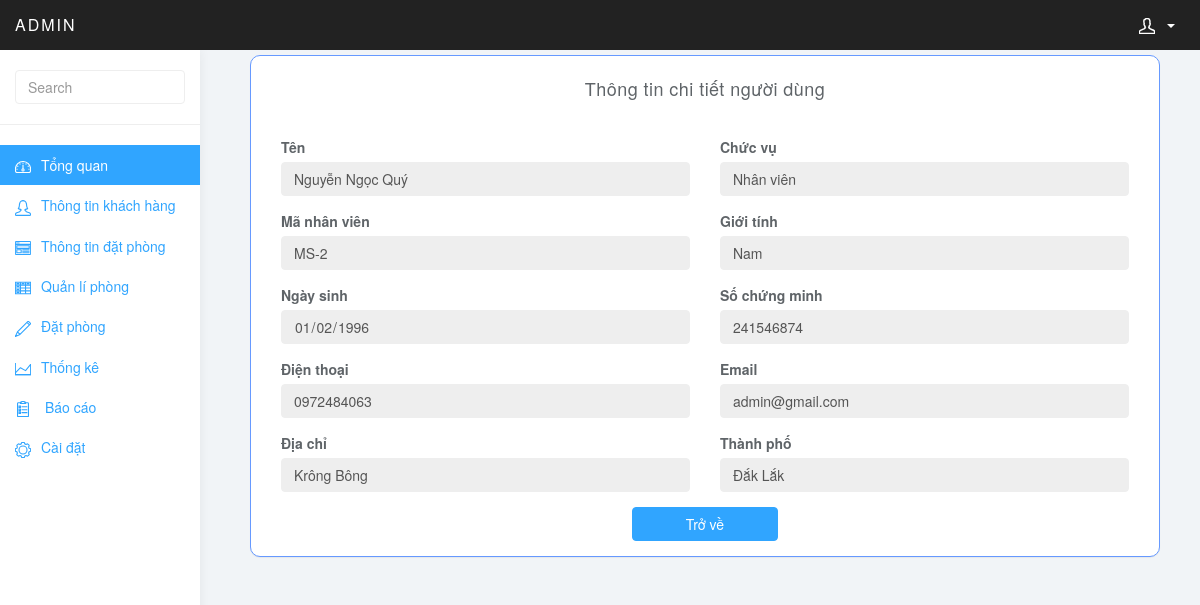
Page /admin/controller/user.php?id=16 (signed in) on the committed database.
### tables this page shows
CREATE TABLE `user_admin` (
  `id` int(11) NOT NULL,
  `adress` varchar(200) NOT NULL,
  `birth_day` date NOT NULL,
  `city_id` int(11) NOT NULL,
  `email` varchar(200) NOT NULL,
  `gender` varchar(100) NOT NULL,
  `level_id` int(11) NOT NULL,
  `name` varchar(100) NOT NULL,
  `passport` varchar(50) NOT NULL,
  `password` varchar(100) NOT NULL,
  `phone` varchar(20) NOT NULL,
  `employee_number` varchar(100) NOT NULL
);

CREATE TABLE `level` (
  `id` int(11) NOT NULL,
  `name` varchar(20) NOT NULL
);

CREATE TABLE `city` (
  `name` varchar(100) NOT NULL,
  `id` int(11) NOT NULL
);

### admin/controller/user.php (called while the page is built)
<?php
	require_once('../view/user.php');
?>

### admin/include/get_list.php (called while the page is built, shortened)
<?php
function get_level_id($id) {
    global $db;
    $query = '
        SELECT *
        FROM level WHERE id = :id';
    try {
        $statement = $db->prepare($query);
        $statement->bindValue(':id', $id);
        $statement->execute();
        $result = $statement->fetch();
        return $result;
    } catch (PDOException $e) {
        $error_message = $e->getMessage();
        display_db_error($error_message);
    }
}
function get_city_id($id) {
    global $db;
    $query = '
        SELECT *
        FROM city WHERE id = :id';
    try {
        $statement = $db->prepare($query);
        $statement->bindValue(':id', $id);
        $statement->execute();
        $result = $statement->fetch();
        return $result;
    } catch (PDOException $e) {
        $error_message = $e->getMessage();
        display_db_error($error_message);
    }
}
function get_setting() {
    global $db;
    $query = '
        SELECT *
        FROM hotel_option';
    try {
        $statement = $db->prepare($query);
        $statement->execute();
        $result = $statement->fetch();
        return $result;
    } catch (PDOException $e) {
        $error_message = $e->getMessage();
        display_db_error($error_message);
    }
}
?>

### admin/link.php (called while the page is built)
<?php
	require_once('include/config.php');
	require_once('include/get_list.php');
	$option=get_setting();
	$a='/admin';
	$plink=$option['link'].$a;
?>

### admin/include/admin_db.php (called while the page is built, shortened)
<?php
function get_admin_id($id) {
    global $db;
    $query = '
        SELECT *
        FROM user_admin
        WHERE id = :id';
    try {
        $statement = $db->prepare($query);
        $statement->bindValue(':id', $id);
        $statement->execute();
        $result = $statement->fetch();
        return $result;
    } catch (PDOException $e) {
        $error_message = $e->getMessage();
        display_db_error($error_message);
    }
}
?>

### admin/view/menu.php (the view, shortened to what this page needs)
<?php
	require_once('../link.php');
?>
<!DOCTYPE html>
<html>
<head>
<link href="<?php echo $plink;?>/bootstrap/css/bootstrap.min.css" rel="stylesheet">
<link href="<?php echo $plink;?>/css/styles.css" rel="stylesheet">
<link href="<?php echo $plink;?>/css/form.css" rel="stylesheet">
</head>
<body>
	<nav class="navbar navbar-inverse navbar-fixed-top" role="navigation">
		<div class="container-fluid">
			<div class="navbar-header">
				<a class="navbar-brand" href="<?php echo $plink;?>/index.php"><span></span>admin</a>
				<ul class="user-menu">
					<li class="dropdown pull-right">
						<a href="#" class="dropdown-toggle" data-toggle="dropdown"><svg class="glyph stroked male-user"><use xlink:href="#stroked-male-user"></use></svg><span class="caret"></span></a>
					</li>
				</ul>
			</div>
		</div>
	</nav>
		<div id="sidebar-collapse" class="col-sm-3 col-lg-2 sidebar">
		<form role="search">
			<div class="form-group">
				<input type="text" class="form-control" placeholder="Search">
			</div>
		</form>
		<ul class="nav menu">
			<li class="active"><a href="<?php echo $plink;?>/index.php"><svg class="glyph stroked dashboard-dial"><use xlink:href="#stroked-dashboard-dial"></use></svg>Tổng quan</a></li>
			<li><a href="<?php echo $plink;?>/controller/customers.php"><svg class="glyph stroked female user"><use xlink:href="#stroked-female-user"></use></svg>Thông tin khách hàng</a></li>
			<li><a href="<?php echo $plink;?>/controller/room.php"><svg class="glyph stroked app window with content"><use xlink:href="#stroked-app-window-with-content"></use></svg>Thông tin đặt phòng</a></li>
			<li <?php if($_SESSION['level']!='1'){echo "style='display:none'";}else echo "";?>><a href="<?php echo $plink;?>/controller/room_setting.php"><svg class="glyph stroked table"><use xlink:href="#stroked-table"></use></svg>Quản lí phòng</a></li>
			<li><a href="<?php echo $plink;?>/controller/form.php"><svg class="glyph stroked pencil"><use xlink:href="#stroked-pencil"></use></svg>Đặt phòng</a></li>
			<li><a href="<?php echo $plink;?>/controller/statistical.php"><svg class="glyph stroked line-graph"><use xlink:href="#stroked-line-graph"></use></svg>Thống kê</a></li>
			<li><a href="<?php echo $plink;?>/controller/user.php""><svg class="glyph stroked clipboard with paper"><use xlink:href="#stroked-clipboard-with-paper"></use></svg> Báo cáo</a></li>
			<li <?php if($_SESSION['level']!='1'){echo "style='display:none'";}else echo "";?>><a href="<?php echo $plink;?>/controller/setting.php"><svg class="glyph stroked gear"><use xlink:href="#stroked-gear"></use></svg>Cài đặt</a></li>
		</ul>
	</div>

### admin/view/user.php (shortened to what this page needs)
<?php
	require_once('../include/config.php');
	require_once('../include/admin_db.php');
	require_once('../include/get_list.php');
	require_once('../link.php');
	$admin=get_admin_id($_GET['id']);
	require_once('menu.php');
	$level=get_level_id($admin['level_id']);
	$city=get_city_id($admin['city_id']);
?>
	<div class="col-sm-9 col-sm-offset-3 col-lg-10 col-lg-offset-2 main">
			<div class="row col-md-12">
				<div class="right col-lg-12">
				  <section class="panel">
				      <header class="panel-heading" style="text-align:center">
				         Thông tin chi tiết người dùng
				      </header>
				      <div class="panel-body">
				              <div class="col-md-6 form-group">
								<label for="sel10">Tên</label>
								<input type="text" class="form-control" id="sel10" value='<?php echo $admin['name'];?>' disabled>
				              </div>
				              <div class="col-md-6 form-group">
								<label for="sel10">Chức vụ</label>
								<input type="text" class="form-control" id="sel10" value='<?php echo $level['name'];?>' disabled>
				              </div>
				              <div class="col-md-6 form-group">
								<label for="sel10">Mã nhân viên</label>
								<input type="text" class="form-control" id="sel10" value='<?php echo $admin['employee_number'];?>' disabled>
				              </div>
				              <div class="col-md-6 form-group">
								<label for="sel10">Giới tính</label>
								<input type="text" class="form-control" id="sel10" value='<?php echo $admin['gender'];?>' disabled>
				              </div>
				              <div class="col-md-6 form-group">
								<label for="sel10">Ngày sinh</label>
								<input type="date" class="form-control" id="sel10" value='<?php echo $admin['birth_day'];?>' disabled>
				              </div>
				              <div class="col-md-6 form-group">
								<label for="sel10">Số chứng minh</label>
								<input type="text" class="form-control" id="sel10" value='<?php echo $admin['passport'];?>' disabled>
				              </div>
				              <div class="col-md-6 form-group">
								<label for="sel10">Điện thoại</label>
								<input type="text" class="form-control" id="sel10" value='<?php echo $admin['phone'];?>' disabled>
				              </div>
				              <div class="col-md-6 form-group">
								<label for="sel10">Email</label>
								<input type="text" class="form-control" id="sel10" value='<?php echo $admin['email'];?>' disabled>
				              </div>
				              <div class="col-md-6 form-group">
								<label for="sel10">Địa chỉ</label>
								<input type="text" class="form-control" id="sel10" value='<?php echo $admin['adress'];?>' disabled>
				              </div>
				              <div class="col-md-6 form-group">
								<label for="sel10">Thành phố</label>
								<input type="text" class="form-control" id="sel10" value='<?php echo $city['name'];?>' disabled>
				              </div>
				              	<div class="col-md-5">
								</div>
									<a href="<?php echo $plink;?>/controller/users.php"">
									<button class="col-md-2 btn btn-primary">Trở về</button>
									</a>
								<div class="col-md-5">
								</div>
						</div>
						</section>
				      </div>
				</div>
			</div>

### admin/css/styles.css (style rules this page uses)
body { background: #f1f4f7; padding-top: 50px; color: #5f6468; }
a, a:hover, a:focus { color: #30a5ff; }
.form-control { border: 1px solid #eee; box-shadow: none; }
.navbar-header .navbar-brand { color: #fff; font-size: 16px; text-transform: uppercase; font-weight: 500; letter-spacing: 2px; }
.btn-primary, .btn-primary:hover, .btn-primary:focus, .btn-primary:active, .btn-primary.active, .open > .dropdown-toggle.btn-primary, .btn-primary.disabled, .btn-primary[disabled], fieldset[disabled] .btn-primary, .btn-primary.disabled:hover, .btn-primary[disabled]:hover, fieldset[disabled] .btn-primary:hover, .btn-primary.disabled:focus, .btn-primary[disabled]:focus, fieldset[disabled] .btn-primary:focus, .btn-primary.disabled:active, .btn-primary[disabled]:active, fieldset[disabled] .btn-primary:active, .btn-primary.disabled.active, .btn-primary[disabled].active, fieldset[disabled] .btn-primary.active { background-color: #30a5ff; border-color: #30a5ff; }
.panel { border: 0; }
.panel-heading { font-size: 18px; font-weight: 300; letter-spacing: 0.025em; height: 66px; line-height: 45px; }
.navbar { border: 0; }
.user-menu { display: inline-block; margin-top: 14px; margin-right: 10px; float: right; list-style: none; padding: 0; }
.user-menu a { color: #fff; }
.sidebar { display: block; background-color: #fff; padding: 0; display: none; }
.sidebar form { padding: 20px 15px 5px 15px; border-bottom: 1px solid #eee; margin-bottom: 20px; }
@media (min-width: 768px) { .sidebar { display: block; position: fixed; top: 50px; bottom: 0; left: 0; z-index: 1000; display: block; margin: 0; padding: 0; overflow-x: hidden; overflow-y: auto; background-color: #fff; box-shadow: 1px 0px 10px rgba(0, 0, 0, .05); } }
@media (min-width: 768px) { .navbar-header { width: 100%; } }
.sidebar ul.nav .active a, .sidebar ul.nav li.parent a.active, .sidebar ul.nav .active > a:hover, .sidebar ul.nav li.parent a.active:hover, .sidebar ul.nav .active > a:focus, .sidebar ul.nav li.parent a.active:focus { color: #fff; background-color: #30a5ff; }
.table { background: #fff; }
.sidebar .glyph, .user-menu .glyph { height: 16px; width: 16px; margin: 0 10px 0 0; stroke-width: 3px; }
.user-menu .glyph { stroke-width: 4px; }
.glyph.table { background: none; border: none; }

### admin/css/form.css (style rules this page uses)
.row { margin: 5px; }
.panel { border: 1px solid #6699FF; border-radius: 10px; }

### rows in the picture
user_admin: name "Nguyễn Ngọc Quý", employee_number "MS-2", gender "Nam", birth_day "01/02/1996", passport "241546874", phone "0972484063", email "admin@gmail.com", adress "Krông Bông"
level: name "Nhân viên"
city: name "Đắk Lắk"
